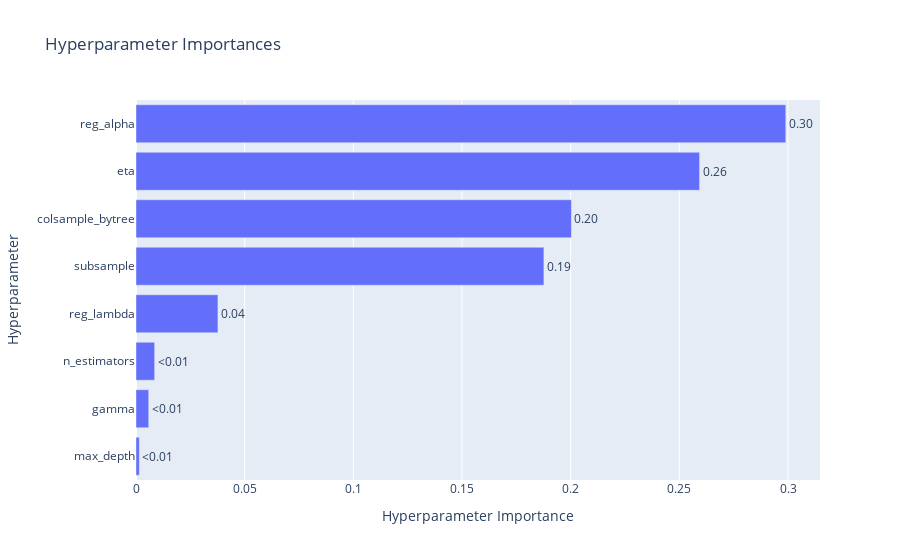

Write notebook code for a chart like this one.
### Code cell
optuna.visualization.plot_param_importances(xgb_study)

### Figure 1 — Plotly figure (JSON) as saved in the notebook; plotly's stock layout.template omitted (floating-point values rounded to 4 significant figures)
{"data": [{"cliponaxis": false, "hovertemplate": ["max_depth (IntDistribution): 0.0015425756445690095<extra></extra>", "gamma (FloatDistribution): 0.005857912441042317<extra></extra>", "n_estimators (IntDistribution): 0.008580157989981494<extra></extra>", "reg_lambda (FloatDistribution): 0.037700022924629255<extra></extra>", "subsample (FloatDistribution): 0.1876845091563573<extra></extra>", "colsample_bytree (FloatDistribution): 0.2003483889190511<extra></extra>", "eta (FloatDistribution): 0.2593091714497877<extra></extra>", "reg_alpha (FloatDistribution): 0.29897726147458176<extra></extra>"], "name": "Objective Value", "orientation": "h", "text": ["<0.01", "<0.01", "<0.01", "0.04", "0.19", "0.20", "0.26", "0.30"], "textposition": "outside", "type": "bar", "x": [0.001543, 0.005858, 0.00858, 0.0377, 0.1877, 0.2003, 0.2593, 0.299], "y": ["max_depth", "gamma", "n_estimators", "reg_lambda", "subsample", "colsample_bytree", "eta", "reg_alpha"]}], "layout": {"title": {"text": "Hyperparameter Importances"}, "xaxis": {"title": {"text": "Hyperparameter Importance"}}, "yaxis": {"title": {"text": "Hyperparameter"}}}}
